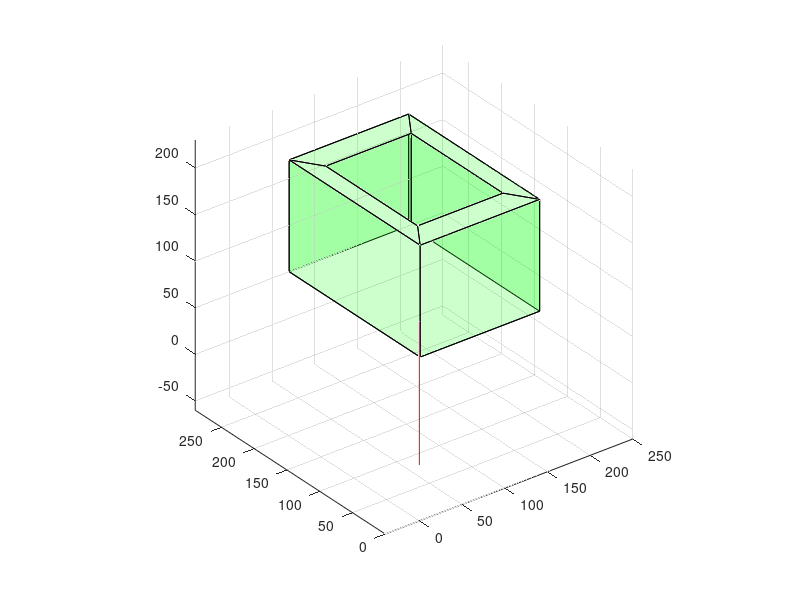

Reproduce this figure in MATLAB. (Note: this script raises an error after producing the figure.)
% rcim 与 qdistance效果对比
% rcim算法
clear all;
clc;
close all;

%% 定义连杆的两端点
p1 = [0 0 0];
p2 = [0 0 154];
link = [p1;p2];
%% groov-type obstacle
o1=[70 90 170];
o2=[70 290 170];
o3=[210 290 170];
o4=[210 90 170];
o5=[70 90 50];
o6=[70 290 50];
o7=[210 290 50];
o8=[210 90 50];
o9=[90 120 170];
o10=[90 260 170];
o11=[190 260 170];
o12=[190 120 170];
o13=[90 120 70];
o14=[90 260 70];
o15=[190 260 70];
o16=[190 120 70];
% 顶点
vertexes = [o1;o2;o3;o4;o5;o6;o7;o8;o9;o10;o11;o12;o13;o14;o15;o16];
% 面
faces = {[1 4 12 9]
    [1 2 10 9]
    [2 3 11 10]
    [4 3 11 12]
    [4 8 7 3]
    [3 7 6 2]
    [2 6 5 1]
    [1 5 8 4]
    [12 9 13 16]
    [9 13 14 10]
    [10 14 15 11]
    [11 15 16 12]
    [8 7 6 5]
    [13 14 15 16]};
%% 图形展示
plot3([p1(:,1),p2(:,1)],[p1(:,2),p2(:,2)],[p1(:,3) p2(:,3)],'r-')
hold on
grid on
axis equal
for i = 1 : 14
h = patch(vertexes(faces{i,:},1),vertexes(faces{i,:},2),vertexes(faces{i,:},3),'g');
set(h,'facealpha',0.2);
end

tic
dist = pdist(link,80,vertexes,faces,50);
toc